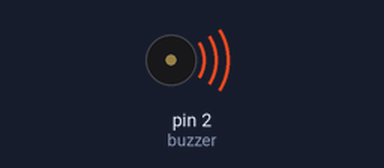
A sketch run on a simulated Arduino Uno, built with avr-gcc and run on an emulated ATmega328P. On the bench: buzzer (waves = sounding).

Above: at 1.5 s.
At 4.5 s:
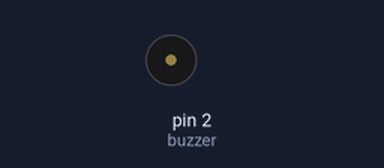
Timing chart, 0 to 7.8 s (numbered marks = the images above):
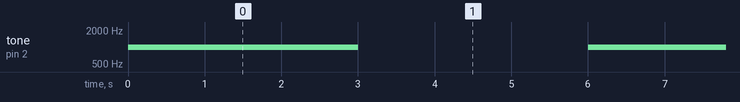

Measured:
- by itself, tone on pin 2 (buzzer): alternates 1000 Hz for 3.0 s and silent for 3.0 s

The sketch:

tuning_buzzer.ino
```cpp
  // put your setup code here, to run once:
int frequency=1000; //Specified in Hz
int buzzer=2;
void setup()
{
pinMode(buzzer,OUTPUT);
}

void loop() {
  // put your main code here, to run repeatedly:
tone(buzzer, frequency);
delay(3000);
noTone(buzzer);
delay(3000);
}
```
